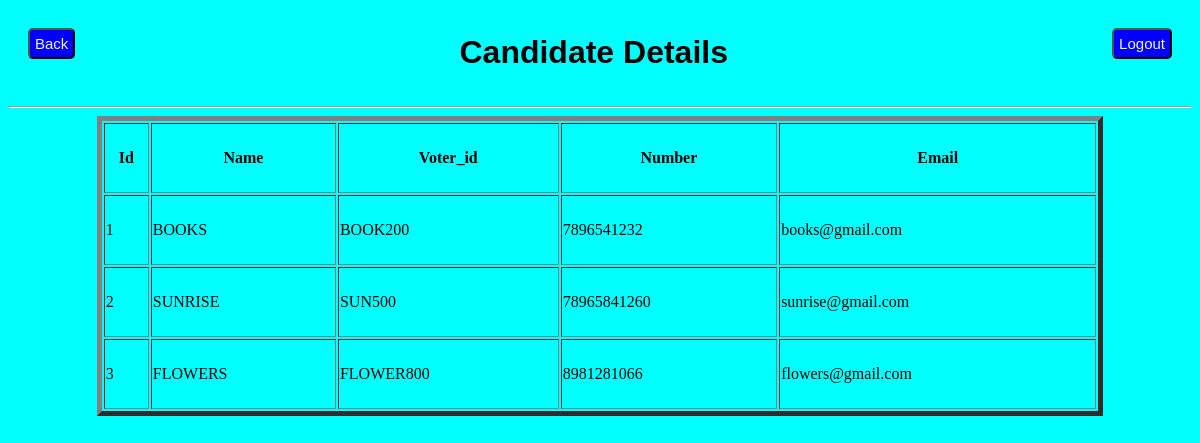
The page /Routes/candidate.php on the database its author committed.
### tables this page shows
CREATE TABLE `cadidate` (
  `Sno` int(10) NOT NULL,
  `Name` varchar(25) NOT NULL,
  `Voter_id` varchar(15) NOT NULL,
  `number` bigint(10) NOT NULL,
  `Email` varchar(20) NOT NULL,
  `password` varchar(15) NOT NULL,
  `photo` varchar(255) NOT NULL,
  `role` int(1) NOT NULL,
  `votes` int(10) NOT NULL DEFAULT 0
);

### Routes/candidate.php (the view, shortened to what this page needs)
<?php
    include "_dbconnect.php";
    $sql="SELECT * FROM `cadidate` ";
    $result=mysqli_query($connect, $sql);
?>
<!DOCTYPE html>
<html lang="en">
<head>
</head>
<body>
<div id="mainSection">
        <center>
    <div id="headerSection">
        <a href="login.html"><button id="backbtn">Back</button></a>
        <a href="logout.php"><button id="logoutbtn">Logout</button></a>
        <h1>Candidate Details</h1>
    </div>
    </center>
    <hr>
</div>
<div id="container">
    <center>
    <table border='5' height=300 width=85%>
        <tr>
            <th>Id</th>
            <th>Name</th>
            <th>Voter_id</th>
            <th>Number</th>
            <th>Email</th>
        </tr>
    </center>
        <?php
            if($result){
                while($row=mysqli_fetch_assoc($result)){
                    echo "
                    <tr>
                        <td>$row[Sno]</td>
                        <td>$row[Name]</td>
                        <td>$row[Voter_id]</td>
                        <td>$row[number]</td>
                        <td>$row[Email]</td>
                    </tr>";
                }
            }
        ?>
        </div>
</body>
</html>

### Routes/candidate.php (style rules this page uses)
body { background-color: aqua; }
#headerSection { padding: 5px; }
#headerSection h1 { font-family: 'Gill Sans', 'Gill Sans MT', Calibri, 'Trebuchet MS', sans-serif; }
#backbtn { padding: 5px; font-size: 15px; background-color: blue; color: aliceblue; border-radius: 5px; float: left; margin : 15px; }
#logoutbtn { padding: 5px; font-size: 15px; background-color: blue; color: aliceblue; border-radius: 5px; float: right; margin : 15px; }

### rows shown on the page
cadidate: Sno "1", Name "BOOKS", Voter "BOOK200", number "7896541232", Email "books@gmail.com"
cadidate: Sno "2", Name "SUNRISE", Voter "SUN500", number "78965841260", Email "sunrise@gmail.com"
cadidate: Sno "3", Name "FLOWERS", Voter "FLOWER800", number "8981281066", Email "flowers@gmail.com"
